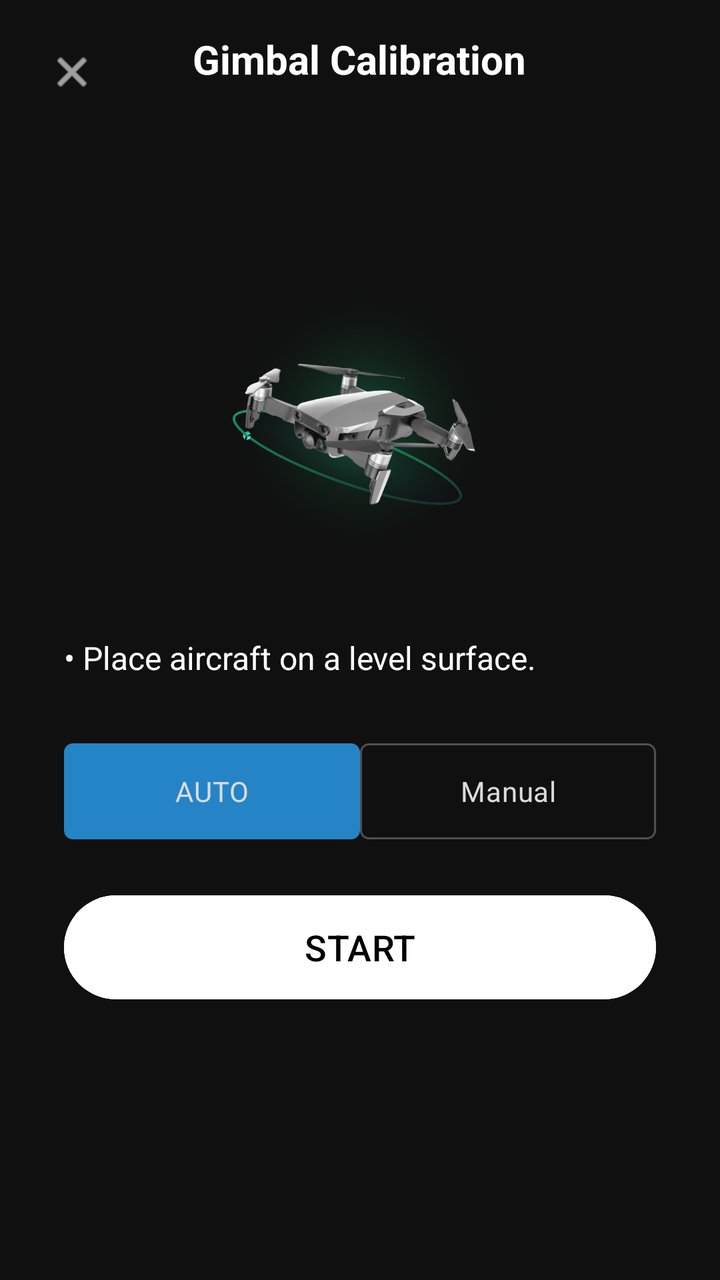
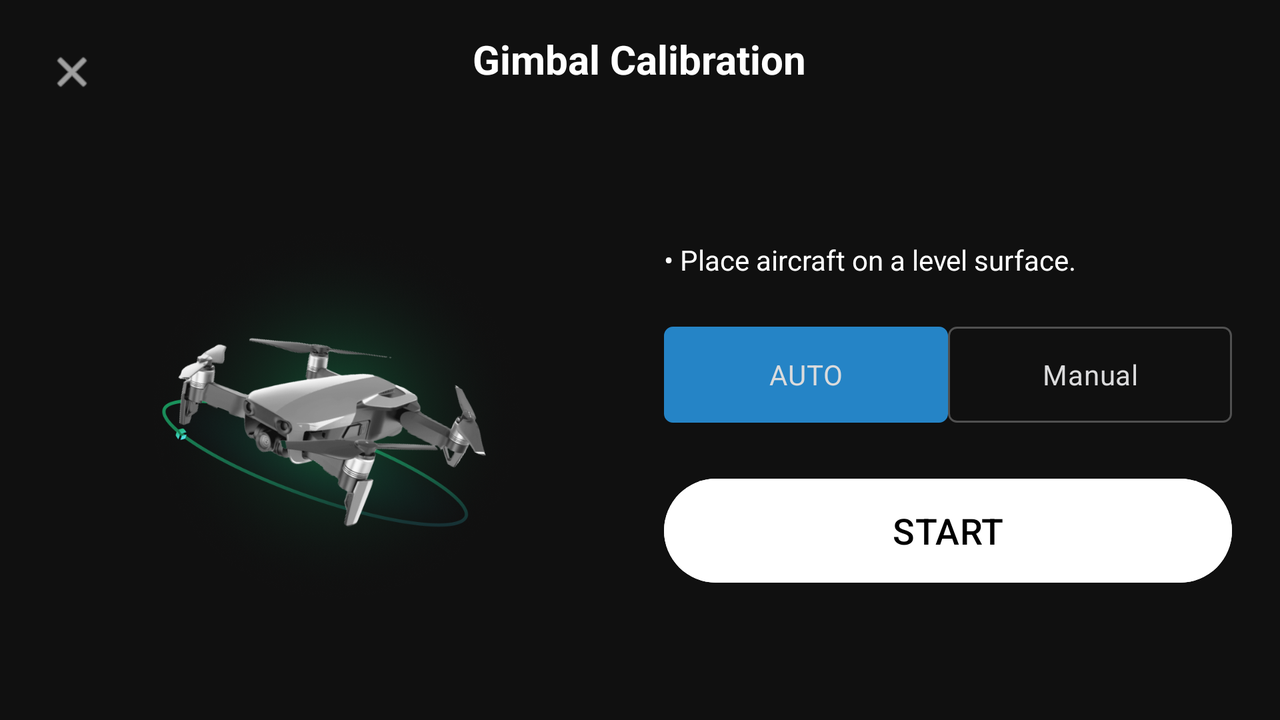

One screen, two layout resources from the same app: the default and the repository's alternative for another configuration. Each is rendered where Android would select it; the XML of both is given below.
<!-- AndroidManifest.xml: application theme Theme.EagleEyeAndroid -->
<!-- res/layout/fragment_gimbal_calibration.xml -->
<?xml version="1.0" encoding="utf-8"?>
<FrameLayout xmlns:android="http://schemas.android.com/apk/res/android"
    android:layout_width="match_parent"
    android:layout_height="match_parent"
    android:background="@color/background_black">

    
    <ImageView
        android:id="@+id/closeBtn"
        android:layout_width="40dp"
        android:layout_height="40dp"
        android:layout_margin="16dp"
        android:src="@android:drawable/ic_menu_close_clear_cancel"
        android:tint="@color/white"
        android:padding="8dp"
        android:contentDescription="Close"/>

    
    <TextView
        android:layout_width="wrap_content"
        android:layout_height="wrap_content"
        android:text="Gimbal Calibration"
        android:textColor="@color/white"
        android:textSize="20sp"
        android:textStyle="bold"
        android:layout_gravity="top|center_horizontal"
        android:layout_marginTop="16dp"/>

    
    <LinearLayout
        android:layout_width="match_parent"
        android:layout_height="match_parent"
        android:orientation="vertical"
        android:gravity="center"
        android:padding="32dp">

        
        <ImageView
            android:id="@+id/droneIllustration"
            android:layout_width="250dp"
            android:layout_height="150dp"
            android:src="@drawable/big_drone_green"
            android:layout_marginBottom="32dp"
            android:contentDescription="Drone"/>

        
        <TextView
            android:layout_width="match_parent"
            android:layout_height="wrap_content"
            android:text="• Place aircraft on a level surface."
            android:textColor="@color/white"
            android:textSize="16sp"
            android:layout_marginBottom="8dp"/>

        
        <RadioGroup
            android:id="@+id/calibrationModeToggle"
            android:layout_width="match_parent"
            android:layout_height="wrap_content"
            android:orientation="horizontal"
            android:layout_marginTop="24dp"
            android:layout_marginBottom="24dp">

            <RadioButton
                android:id="@+id/btnAuto"
                android:layout_width="0dp"
                android:layout_height="wrap_content"
                android:layout_weight="1"
                android:text="AUTO"
                android:button="@null"
                android:background="@drawable/selector_segmented_button"
                android:gravity="center"
                android:padding="12dp"
                android:textColor="@color/text_primary"
                android:checked="true"/>

            <RadioButton
                android:id="@+id/btnManual"
                android:layout_width="0dp"
                android:layout_height="wrap_content"
                android:layout_weight="1"
                android:text="Manual"
                android:button="@null"
                android:background="@drawable/selector_segmented_button"
                android:gravity="center"
                android:padding="12dp"
                android:textColor="@color/text_primary"/>

        </RadioGroup>

        
        <Button
            android:id="@+id/startCalibrationBtn"
            android:layout_width="match_parent"
            android:layout_height="60dp"
            android:text="START"
            android:textSize="18sp"
            android:backgroundTint="@color/white"
            android:textColor="@color/black"/>

        
        <TextView
            android:id="@+id/calibrationStatus"
            android:layout_width="match_parent"
            android:layout_height="wrap_content"
            android:text=""
            android:textColor="@color/uxsdk_yellow"
            android:textSize="14sp"
            android:gravity="center"
            android:layout_marginTop="16dp"
            android:visibility="gone"/>

    </LinearLayout>

</FrameLayout>
<!-- resources referenced by this layout -->
<resources>
  <color name="background_black">#101010</color>
  <color name="black">#000000</color>
  <color name="text_primary">#DBDBDC</color>
  <color name="uxsdk_yellow">#FFC000</color>
  <color name="white">#FFFFFF</color>
  <!-- drawable big_drone_green: png bitmap (drawable, 533591 bytes) -->
  <!-- drawable selector_segmented_button (drawable) -->
  <?xml version="1.0" encoding="utf-8"?>
  <selector xmlns:android="http://schemas.android.com/apk/res/android">
      <item android:state_checked="true">
          <shape android:shape="rectangle">
              <solid android:color="@color/primary"/>
              <stroke android:width="1dp" android:color="@color/primary"/>
              <corners android:radius="4dp"/>
          </shape>
      </item>
      <item>
          <shape android:shape="rectangle">
              <solid android:color="@android:color/transparent"/>
              <stroke android:width="1dp" android:color="@color/textfield_border"/>
              <corners android:radius="4dp"/>
          </shape>
      </item>
  </selector>
  <!-- from res/values-v27/ -->
  <style name="Theme.EagleEyeAndroid" parent="Theme.Material3.Dark.NoActionBar">
          <item name="android:statusBarColor">@android:color/transparent</item>
          <item name="android:navigationBarColor">@android:color/transparent</item>
          <item name="android:windowLightStatusBar">false</item>
          <item name="android:windowLightNavigationBar">false</item>
  
          
          <item name="colorPrimary">@color/primary1</item>
          <item name="colorOnPrimary">@color/white</item>
          <item name="colorPrimaryContainer">@color/primary2</item>
          <item name="colorOnPrimaryContainer">@color/white</item>
  
          <item name="colorSecondary">@color/secondary1</item>
          <item name="colorOnSecondary">@color/white</item>
          <item name="colorSecondaryContainer">@color/secondary2</item>
          <item name="colorOnSecondaryContainer">@color/white</item>
  
          <item name="colorSurface">@color/background1</item>
          <item name="colorOnSurface">@color/text_primary</item>
          <item name="colorSurfaceVariant">@color/background2</item>
          <item name="colorOnSurfaceVariant">@color/text_primary</item>
  
          <item name="android:colorBackground">@color/background_color</item>
          <item name="colorOnBackground">@color/text_primary</item>
  
          
          <item name="materialButtonStyle">@style/Widget.App.Button</item>
      </style>
  <color name="primary">#2584c6</color>
  <color name="textfield_border">#505050</color>
  <color name="primary1">#1DA0FF</color>
  <color name="primary2">#0084FF</color>
  <color name="secondary1">#454545</color>
  <color name="secondary2">#393939</color>
  <color name="background1">#262626</color>
  <color name="background2">#1F1E23</color>
  <color name="background_color">#141416</color>
  <!-- from res/values-v27/ -->
  <style name="Widget.App.Button" parent="Widget.Material3.Button">
          <item name="backgroundTint">@null</item> 
          <item name="android:textColor">@color/white</item>
      </style>
</resources>
<!-- res/layout-land/fragment_gimbal_calibration.xml (the repository's variant of the layout above) -->
<!-- drawn on the phone turned sideways -->
<?xml version="1.0" encoding="utf-8"?>
<FrameLayout xmlns:android="http://schemas.android.com/apk/res/android"
    android:layout_width="match_parent"
    android:layout_height="match_parent"
    android:background="@color/background_black">

    
    <ImageView
        android:id="@+id/closeBtn"
        android:layout_width="40dp"
        android:layout_height="40dp"
        android:layout_margin="16dp"
        android:src="@android:drawable/ic_menu_close_clear_cancel"
        android:tint="@color/white"
        android:padding="8dp"
        android:contentDescription="Close"/>

    
    <TextView
        android:layout_width="wrap_content"
        android:layout_height="wrap_content"
        android:text="Gimbal Calibration"
        android:textColor="@color/white"
        android:textSize="20sp"
        android:textStyle="bold"
        android:layout_gravity="top|center_horizontal"
        android:layout_marginTop="16dp"/>

    
    <LinearLayout
        android:layout_width="match_parent"
        android:layout_height="match_parent"
        android:orientation="horizontal"
        android:gravity="center"
        android:padding="24dp"
        android:layout_marginTop="56dp">

        
        <LinearLayout
            android:layout_width="0dp"
            android:layout_height="match_parent"
            android:layout_weight="1"
            android:orientation="vertical"
            android:gravity="center"
            android:layout_marginEnd="24dp">

            <ImageView
                android:id="@+id/droneIllustration"
                android:layout_width="match_parent"
                android:layout_height="200dp"
                android:src="@drawable/big_drone_green"
                android:adjustViewBounds="true"
                android:scaleType="fitCenter"
                android:contentDescription="Drone"/>

        </LinearLayout>

        
        <LinearLayout
            android:layout_width="0dp"
            android:layout_height="wrap_content"
            android:layout_weight="1"
            android:orientation="vertical"
            android:gravity="center_vertical">

            
            <TextView
                android:layout_width="match_parent"
                android:layout_height="wrap_content"
                android:text="• Place aircraft on a level surface."
                android:textColor="@color/white"
                android:textSize="14sp"
                android:layout_marginBottom="24dp"/>

            
            <RadioGroup
                android:id="@+id/calibrationModeToggle"
                android:layout_width="match_parent"
                android:layout_height="wrap_content"
                android:orientation="horizontal"
                android:layout_marginBottom="24dp">

                <RadioButton
                    android:id="@+id/btnAuto"
                    android:layout_width="0dp"
                    android:layout_height="wrap_content"
                    android:layout_weight="1"
                    android:text="AUTO"
                    android:button="@null"
                    android:background="@drawable/selector_segmented_button"
                    android:gravity="center"
                    android:padding="12dp"
                    android:textColor="@color/text_primary"
                    android:checked="true"/>

                <RadioButton
                    android:id="@+id/btnManual"
                    android:layout_width="0dp"
                    android:layout_height="wrap_content"
                    android:layout_weight="1"
                    android:text="Manual"
                    android:button="@null"
                    android:background="@drawable/selector_segmented_button"
                    android:gravity="center"
                    android:padding="12dp"
                    android:textColor="@color/text_primary"/>

            </RadioGroup>

            
            <Button
                android:id="@+id/startCalibrationBtn"
                android:layout_width="match_parent"
                android:layout_height="60dp"
                android:text="START"
                android:textSize="18sp"
                android:backgroundTint="@color/white"
                android:textColor="@color/black"/>

            
            <TextView
                android:id="@+id/calibrationStatus"
                android:layout_width="match_parent"
                android:layout_height="wrap_content"
                android:text=""
                android:textColor="@color/uxsdk_yellow"
                android:textSize="14sp"
                android:gravity="center"
                android:layout_marginTop="16dp"
                android:visibility="gone"/>

        </LinearLayout>

    </LinearLayout>

</FrameLayout>
